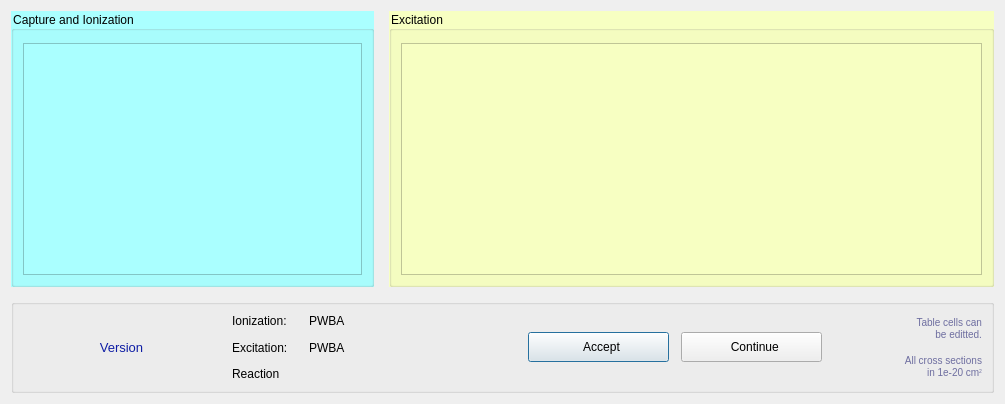
<?xml version="1.0" encoding="UTF-8"?>
<ui version="4.0">
 <class>FormResults</class>
 <widget class="QDialog" name="FormResults">
  <property name="geometry">
   <rect>
    <x>0</x>
    <y>0</y>
    <width>1005</width>
    <height>404</height>
   </rect>
  </property>
  <property name="windowTitle">
   <string>ETACHA cross sections</string>
  </property>
  <layout class="QVBoxLayout" name="verticalLayout" stretch="4,1">
   <property name="spacing">
    <number>12</number>
   </property>
   <item>
    <layout class="QHBoxLayout" name="horizontalLayout_4" stretch="3,5">
     <property name="spacing">
      <number>15</number>
     </property>
     <item>
      <widget class="QGroupBox" name="gB_g">
       <property name="styleSheet">
        <string notr="true">background-color: rgb(170, 255, 255);</string>
       </property>
       <property name="title">
        <string>Capture and Ionization</string>
       </property>
       <layout class="QHBoxLayout" name="horizontalLayout_2">
        <property name="spacing">
         <number>9</number>
        </property>
        <property name="topMargin">
         <number>12</number>
        </property>
        <item>
         <widget class="QTableWidget" name="tableGlobal"/>
        </item>
       </layout>
      </widget>
     </item>
     <item>
      <widget class="QGroupBox" name="gB_s">
       <property name="styleSheet">
        <string notr="true">background-color: rgb(247, 255, 194);</string>
       </property>
       <property name="title">
        <string>Excitation</string>
       </property>
       <layout class="QHBoxLayout" name="horizontalLayout_3">
        <property name="spacing">
         <number>9</number>
        </property>
        <property name="topMargin">
         <number>12</number>
        </property>
        <item>
         <widget class="QTableWidget" name="tableShell"/>
        </item>
       </layout>
      </widget>
     </item>
    </layout>
   </item>
   <item>
    <widget class="QGroupBox" name="groupBox">
     <layout class="QHBoxLayout" name="horizontalLayout" stretch="5,2,2,2,1,1">
      <property name="spacing">
       <number>12</number>
      </property>
      <property name="leftMargin">
       <number>9</number>
      </property>
      <property name="topMargin">
       <number>9</number>
      </property>
      <property name="rightMargin">
       <number>9</number>
      </property>
      <property name="bottomMargin">
       <number>9</number>
      </property>
      <item>
       <layout class="QGridLayout" name="gridLayout" columnstretch="3,1,1">
        <item row="0" column="1">
         <widget class="QLabel" name="Label1">
          <property name="text">
           <string>Ionization:</string>
          </property>
          <property name="alignment">
           <set>Qt::AlignLeading|Qt::AlignLeft|Qt::AlignVCenter</set>
          </property>
         </widget>
        </item>
        <item row="0" column="2">
         <widget class="QLabel" name="Label_Ionization">
          <property name="text">
           <string>PWBA</string>
          </property>
         </widget>
        </item>
        <item row="1" column="0">
         <widget class="QLabel" name="LabelVersion">
          <property name="font">
           <font>
            <family>MS Shell Dlg 2</family>
            <pointsize>10</pointsize>
           </font>
          </property>
          <property name="styleSheet">
           <string notr="true">color: rgb(15, 30, 165);</string>
          </property>
          <property name="text">
           <string>Version</string>
          </property>
          <property name="alignment">
           <set>Qt::AlignCenter</set>
          </property>
         </widget>
        </item>
        <item row="1" column="1">
         <widget class="QLabel" name="Label2">
          <property name="layoutDirection">
           <enum>Qt::LeftToRight</enum>
          </property>
          <property name="text">
           <string>Excitation:</string>
          </property>
          <property name="alignment">
           <set>Qt::AlignLeading|Qt::AlignLeft|Qt::AlignVCenter</set>
          </property>
         </widget>
        </item>
        <item row="1" column="2">
         <widget class="QLabel" name="Label_Excitation">
          <property name="text">
           <string>PWBA</string>
          </property>
         </widget>
        </item>
        <item row="2" column="1" colspan="2">
         <widget class="QLabel" name="Label_Reaction">
          <property name="text">
           <string>Reaction</string>
          </property>
          <property name="alignment">
           <set>Qt::AlignLeading|Qt::AlignLeft|Qt::AlignVCenter</set>
          </property>
         </widget>
        </item>
       </layout>
      </item>
      <item>
       <spacer name="horizontalSpacer">
        <property name="orientation">
         <enum>Qt::Horizontal</enum>
        </property>
        <property name="sizeType">
         <enum>QSizePolicy::Preferred</enum>
        </property>
        <property name="sizeHint" stdset="0">
         <size>
          <width>40</width>
          <height>20</height>
         </size>
        </property>
       </spacer>
      </item>
      <item>
       <widget class="QPushButton" name="pB_Results_Accept">
        <property name="sizePolicy">
         <sizepolicy hsizetype="Preferred" vsizetype="Fixed">
          <horstretch>0</horstretch>
          <verstretch>0</verstretch>
         </sizepolicy>
        </property>
        <property name="minimumSize">
         <size>
          <width>0</width>
          <height>30</height>
         </size>
        </property>
        <property name="text">
         <string>  Accept</string>
        </property>
        <property name="icon">
         <iconset resource="../Icons/e_Icons.qrc">
          <normaloff>:/etacha.ico</normaloff>:/etacha.ico</iconset>
        </property>
       </widget>
      </item>
      <item>
       <widget class="QPushButton" name="pB_Cancel">
        <property name="sizePolicy">
         <sizepolicy hsizetype="Preferred" vsizetype="Fixed">
          <horstretch>0</horstretch>
          <verstretch>0</verstretch>
         </sizepolicy>
        </property>
        <property name="minimumSize">
         <size>
          <width>0</width>
          <height>30</height>
         </size>
        </property>
        <property name="text">
         <string>  Continue</string>
        </property>
        <property name="icon">
         <iconset resource="../Icons/e_Icons.qrc">
          <normaloff>:/trans.png</normaloff>:/trans.png</iconset>
        </property>
       </widget>
      </item>
      <item>
       <spacer name="horizontalSpacer_2">
        <property name="orientation">
         <enum>Qt::Horizontal</enum>
        </property>
        <property name="sizeType">
         <enum>QSizePolicy::Preferred</enum>
        </property>
        <property name="sizeHint" stdset="0">
         <size>
          <width>40</width>
          <height>20</height>
         </size>
        </property>
       </spacer>
      </item>
      <item>
       <widget class="QLabel" name="label">
        <property name="styleSheet">
         <string notr="true">color: rgb(110, 110, 160);</string>
        </property>
        <property name="text">
         <string>&lt;font size=-1&gt;Table cells can&lt;br&gt; be editted.&lt;br&gt;&lt;br&gt;All cross sections&lt;br&gt; in 1e-20 cm&lt;sup&gt;2&lt;/sup&gt;&lt;/font&gt;</string>
        </property>
        <property name="alignment">
         <set>Qt::AlignRight|Qt::AlignTrailing|Qt::AlignVCenter</set>
        </property>
       </widget>
      </item>
     </layout>
    </widget>
   </item>
  </layout>
 </widget>
 <tabstops>
  <tabstop>tableGlobal</tabstop>
  <tabstop>tableShell</tabstop>
  <tabstop>pB_Results_Accept</tabstop>
  <tabstop>pB_Cancel</tabstop>
 </tabstops>
 <resources>
  <include location="../Icons/e_Icons.qrc"/>
 </resources>
 <connections/>
</ui>
